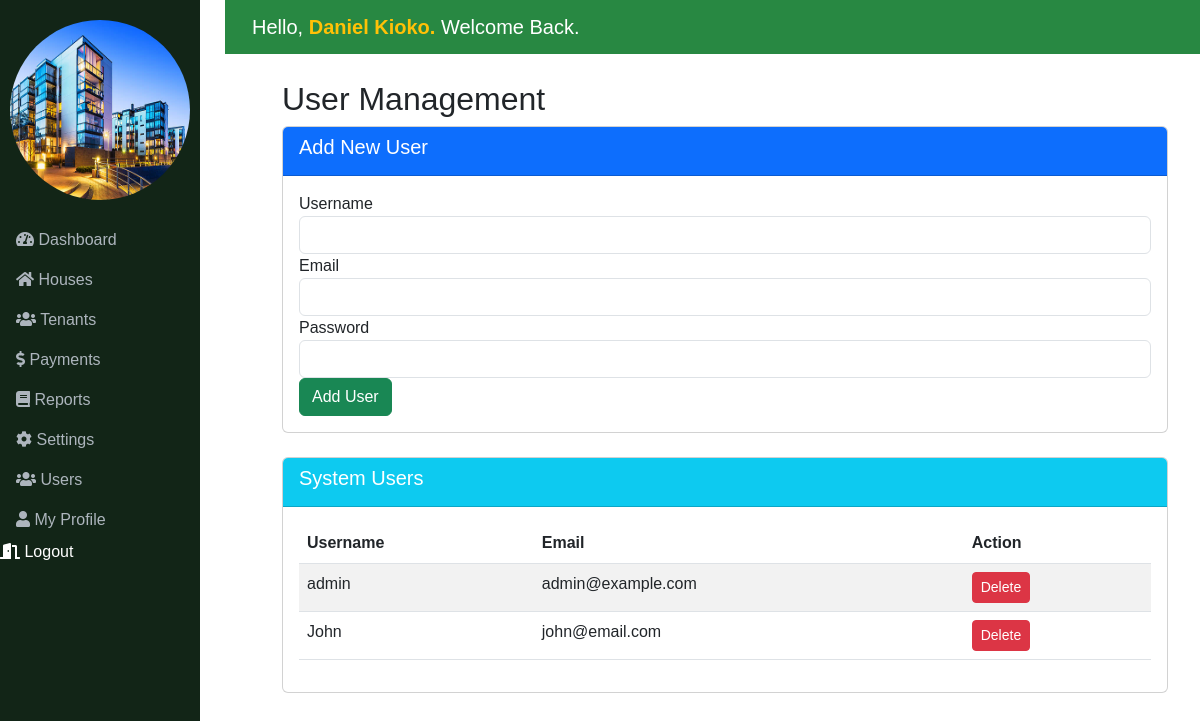
The app's page /rentals/users/ (signed in) with its own data.
### authentication/models.py (models this page shows, shortened)
class User(AbstractUser):
    email = models.EmailField(unique=True)
    USERNAME_FIELD = 'email'
    REQUIRED_FIELDS = ['username']  # Username is still required

### rentals/views.py (the view, shortened to what this page needs)
# urls.py: path('users/', UserManagementView.as_view(), name='users'),
class UserManagementView(LoginRequiredMixin, UserPassesTestMixin, ListView):
    model = User
    template_name = 'users.html'
    context_object_name = 'users'
    def test_func(self):
        return self.request.user.is_superuser
    def get_context_data(self, **kwargs):
        context = super().get_context_data(**kwargs)
        context['is_superuser'] = self.request.user.is_superuser
        return context

### rentals/templates/users.html (shortened to what this page needs)
{% extends 'base.html' %}
{% block content %}
<div class="container">
    <h2>User Management</h2>
    {% if is_superuser %}
    <div class="card mb-4">
        <div class="card-header bg-primary text-white">
            <h5 class="card-title">Add New User</h5>
        </div>
        <div class="card-body">
            <form method="post">
                <div class="form-group">
                    <label for="username">Username</label>
                    <input type="text" name="username" id="username" class="form-control" required>
                </div>
                <div class="form-group">
                    <label for="email">Email</label>
                    <input type="email" name="email" id="email" class="form-control" required>
                </div>
                <div class="form-group">
                    <label for="password">Password</label>
                    <input type="password" name="password" id="password" class="form-control" required>
                </div>
                <button type="submit" name="add_user" class="btn btn-success">Add User</button>
            </form>
        </div>
    </div>
    {% endif %}
    <div class="card">
        <div class="card-header bg-info text-white">
            <h5 class="card-title">System Users</h5>
        </div>
        <div class="card-body">
            <table class="table table-striped">
                <thead>
                    <tr>
                        <th>Username</th>
                        <th>Email</th>
                        <th>Action</th>
                    </tr>
                </thead>
                <tbody>
                    {% for user in users %}
                    <tr>
                        <td>{{ user.username }}</td>
                        <td>{{ user.email }}</td>
                        {% if is_superuser %}
                        <td>
                            <form method="post" style="display:inline;">
                                <button type="submit" name="delete_user" class="btn btn-danger btn-sm">Delete</button>
                            </form>
                        </td>
                        {% endif %}
                    </tr>
                    {% endfor %}
                </tbody>
            </table>
        </div>
    </div>
</div>
{% endblock %}

### rentals/templates/base.html (shortened to what this page needs)
<!DOCTYPE html>
<html lang="en">
<head>
    <link href="https://cdn.jsdelivr.net/npm/bootstrap@5.3.0-alpha1/dist/css/bootstrap.min.css" rel="stylesheet">
    <link href="https://cdnjs.cloudflare.com/ajax/libs/font-awesome/5.15.4/css/all.min.css" rel="stylesheet">
    {% load static %}
</head>
<body>
    <nav class="sidebar col-md-3 col-lg-2 d-md-block">
        <div class="logo">
            <img src="{% static "images/logo.png" %}" alt="Logo">
        </div>
        <ul class="nav flex-column">
            <li class="nav-item">
                <a class="nav-link" href="{% url "rentals:dashboard" %}"><i class="fas fa-tachometer-alt fa-1x"></i> Dashboard</a>
            </li>
            <li class="nav-item">
                <a class="nav-link" href="{% url "rentals:houses" %}"><i class="fas fa-home fa-1x"></i> Houses</a>
            </li>
            <li class="nav-item">
                <a class="nav-link" href="{% url "rentals:tenants" %}"><i class="fas fa-users fa-1x"></i> Tenants</a>
            </li>
            <li class="nav-item">
                <a class="nav-link" href="{% url "rentals:payments" %}"><i class="fas fa-dollar-sign fa-1x"></i> Payments</a>
            </li>
            <li class="nav-item">
                <a class="nav-link" href="{% url "rentals:reports" %}"><i class="fas fa-book fa-1x"></i> Reports</a>
            </li>
            <li class="nav-item">
                <a class="nav-link" href="{% url "rentals:settings" %}"><i class="fas fa-cog fa-1x"></i> Settings</a>
            </li>
            <li class="nav-item">
                <a class="nav-link" href="{% url "rentals:users" %}"><i class="fas fa-users fa-1x"></i> Users</a>
            </li>
            <li class="nav-item">
                <a class="nav-link" href="{% url "rentals:profile" %}"><i class="fas fa-user fa-1x"></i> My Profile</a>
            </li>
            <li class="nav-item">
                <form method="post" action="{% url 'auth:logout' %}" style="display: inline;">
                    <button type="submit" class="nav-link" style="background: none; border: none; padding: 0; color: inherit; text-decoration: none;"> <i class="fas fa-door-open fa-1x"></i> Logout</button>
                </form>
            </li>
        </ul>
    </nav>
    <header class="header">
        <div class="container-fluid d-flex justify-content-between align-items-left">
            <h5 class="m-0">Hello, <b class="text-warning">{{ request.user.first_name }} {{ request.user.last_name }}. </b>Welcome Back.</h5>
        </div>
    </header>
    <main class="main-content">
        {% block content %}{% endblock %}
    </main>
</body>
</html>

### rentals/templates/base.html (style rules this page uses)
body { font-family: Arial, sans-serif; }
.sidebar { height: 100vh; position: fixed; top: 0; left: 0; background-color: rgb(18, 37, 23); color: #fff; }
.sidebar .nav-link { color: #adb5bd; }
.sidebar .logo { text-align: center; padding: 20px 0; }
.sidebar .logo img { width: 180px; height: 180px; border-radius: 50%; }
.header { background-color:rgb(40, 136, 66); color: #fff; padding: 15px; position: fixed; top: 0; left: 225px; right: 0; z-index: 1030; }
.main-content { margin-top: 60px; margin-left: 250px; padding: 20px; }

### records on screen
User: user.first_name "Daniel", user.last_name "Kioko", username "admin", email "admin@example.com"
User: username "John", email "john@email.com"
